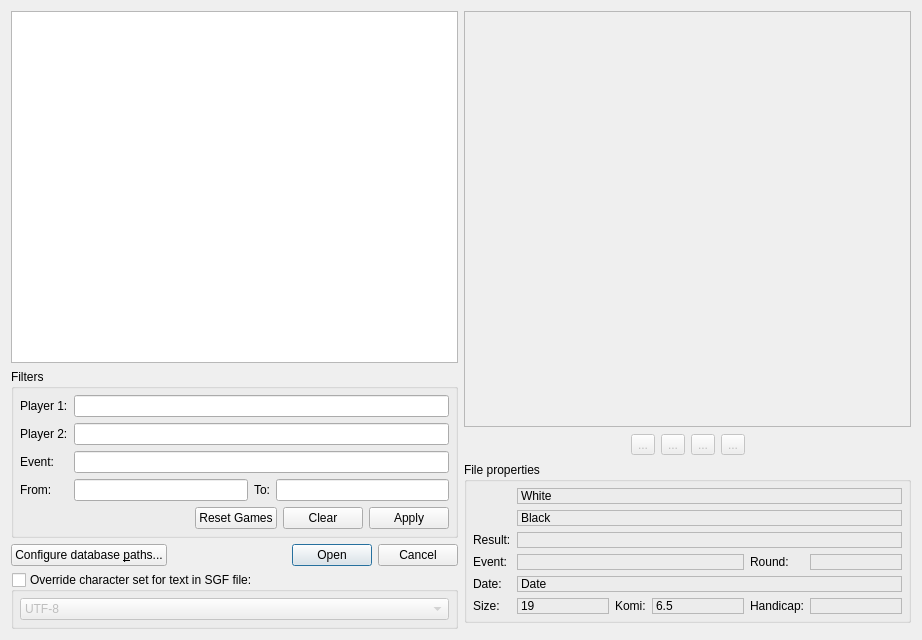
<?xml version="1.0" encoding="UTF-8"?>
<ui version="4.0">
 <class>DBDialog</class>
 <widget class="QWidget" name="DBDialog">
  <property name="geometry">
   <rect>
    <x>0</x>
    <y>0</y>
    <width>922</width>
    <height>640</height>
   </rect>
  </property>
  <property name="minimumSize">
   <size>
    <width>200</width>
    <height>0</height>
   </size>
  </property>
  <property name="windowTitle">
   <string>Open database file</string>
  </property>
  <layout class="QGridLayout" name="gridLayout">
   <item row="0" column="0" rowspan="4">
    <layout class="QVBoxLayout" name="verticalLayout" stretch="0,0,0,0">
     <item>
      <widget class="ClickableListView" name="dbListView">
       <property name="selectionBehavior">
        <enum>QAbstractItemView::SelectRows</enum>
       </property>
      </widget>
     </item>
     <item>
      <widget class="QGroupBox" name="groupBox_2">
       <property name="sizePolicy">
        <sizepolicy hsizetype="Preferred" vsizetype="Minimum">
         <horstretch>0</horstretch>
         <verstretch>0</verstretch>
        </sizepolicy>
       </property>
       <property name="title">
        <string>Filters</string>
       </property>
       <layout class="QGridLayout" name="gridLayout_2">
        <property name="leftMargin">
         <number>6</number>
        </property>
        <property name="topMargin">
         <number>6</number>
        </property>
        <property name="rightMargin">
         <number>6</number>
        </property>
        <property name="bottomMargin">
         <number>6</number>
        </property>
        <item row="1" column="0">
         <widget class="QLabel" name="label_6">
          <property name="text">
           <string>Player 2:</string>
          </property>
          <property name="buddy">
           <cstring>p2Edit</cstring>
          </property>
         </widget>
        </item>
        <item row="2" column="0">
         <widget class="QLabel" name="eventEdit_2">
          <property name="text">
           <string>Event:</string>
          </property>
         </widget>
        </item>
        <item row="3" column="0">
         <widget class="QLabel" name="label_7">
          <property name="text">
           <string>From:</string>
          </property>
         </widget>
        </item>
        <item row="3" column="1">
         <widget class="QLineEdit" name="fromEdit"/>
        </item>
        <item row="0" column="0">
         <widget class="QLabel" name="label_5">
          <property name="text">
           <string>Player 1:</string>
          </property>
          <property name="buddy">
           <cstring>p1Edit</cstring>
          </property>
         </widget>
        </item>
        <item row="3" column="2">
         <widget class="QLabel" name="label_8">
          <property name="text">
           <string>To:</string>
          </property>
         </widget>
        </item>
        <item row="3" column="3">
         <widget class="QLineEdit" name="toEdit"/>
        </item>
        <item row="2" column="1" colspan="3">
         <widget class="QLineEdit" name="eventEdit"/>
        </item>
        <item row="1" column="1" colspan="3">
         <widget class="QLineEdit" name="p2Edit"/>
        </item>
        <item row="0" column="1" colspan="3">
         <widget class="QLineEdit" name="p1Edit"/>
        </item>
        <item row="6" column="0" colspan="4">
         <layout class="QHBoxLayout" name="horizontalLayout_2">
          <item>
           <widget class="QLabel" name="gameNumLabel">
            <property name="text">
             <string/>
            </property>
           </widget>
          </item>
          <item>
           <spacer name="horizontalSpacer_2">
            <property name="orientation">
             <enum>Qt::Horizontal</enum>
            </property>
            <property name="sizeHint" stdset="0">
             <size>
              <width>1</width>
              <height>20</height>
             </size>
            </property>
           </spacer>
          </item>
          <item>
           <widget class="QPushButton" name="resetButton">
            <property name="text">
             <string>Reset Games</string>
            </property>
           </widget>
          </item>
          <item>
           <widget class="QPushButton" name="clearButton">
            <property name="text">
             <string>Clear</string>
            </property>
           </widget>
          </item>
          <item>
           <widget class="QPushButton" name="applyButton">
            <property name="text">
             <string>Apply</string>
            </property>
           </widget>
          </item>
         </layout>
        </item>
       </layout>
      </widget>
     </item>
     <item>
      <layout class="QHBoxLayout" name="horizontalLayout">
       <item>
        <widget class="QPushButton" name="dbConfButton">
         <property name="text">
          <string>Configure database &amp;paths...</string>
         </property>
        </widget>
       </item>
       <item>
        <spacer name="horizontalSpacer">
         <property name="orientation">
          <enum>Qt::Horizontal</enum>
         </property>
         <property name="sizeHint" stdset="0">
          <size>
           <width>1</width>
           <height>20</height>
          </size>
         </property>
        </spacer>
       </item>
       <item>
        <widget class="QDialogButtonBox" name="buttonBox">
         <property name="standardButtons">
          <set>QDialogButtonBox::Cancel|QDialogButtonBox::Open</set>
         </property>
        </widget>
       </item>
      </layout>
     </item>
     <item>
      <widget class="QGroupBox" name="overwriteSGFEncoding">
       <property name="title">
        <string>Override character set for text in SGF file:</string>
       </property>
       <property name="checkable">
        <bool>true</bool>
       </property>
       <property name="checked">
        <bool>false</bool>
       </property>
       <layout class="QVBoxLayout" name="verticalLayout_2">
        <property name="leftMargin">
         <number>6</number>
        </property>
        <property name="topMargin">
         <number>6</number>
        </property>
        <property name="rightMargin">
         <number>6</number>
        </property>
        <property name="bottomMargin">
         <number>6</number>
        </property>
        <item>
         <widget class="QComboBox" name="encodingList">
          <item>
           <property name="text">
            <string>UTF-8</string>
           </property>
          </item>
          <item>
           <property name="text">
            <string>GB18030</string>
           </property>
          </item>
          <item>
           <property name="text">
            <string>EUC-KR</string>
           </property>
          </item>
          <item>
           <property name="text">
            <string>EUC-JP</string>
           </property>
          </item>
          <item>
           <property name="text">
            <string>ISO-2022-JP</string>
           </property>
          </item>
          <item>
           <property name="text">
            <string>Shift-JIS</string>
           </property>
          </item>
          <item>
           <property name="text">
            <string>Big5</string>
           </property>
          </item>
         </widget>
        </item>
       </layout>
      </widget>
     </item>
    </layout>
   </item>
   <item row="0" column="1">
    <widget class="FigureView" name="boardView">
     <property name="enabled">
      <bool>false</bool>
     </property>
     <property name="minimumSize">
      <size>
       <width>250</width>
       <height>250</height>
      </size>
     </property>
    </widget>
   </item>
   <item row="2" column="1">
    <widget class="QGroupBox" name="groupBox">
     <property name="title">
      <string>File properties</string>
     </property>
     <layout class="QGridLayout" name="gridLayout_3">
      <property name="leftMargin">
       <number>6</number>
      </property>
      <property name="topMargin">
       <number>6</number>
      </property>
      <property name="rightMargin">
       <number>6</number>
      </property>
      <property name="bottomMargin">
       <number>6</number>
      </property>
      <item row="5" column="1">
       <widget class="QLabel" name="File_Size">
        <property name="sizePolicy">
         <sizepolicy hsizetype="Expanding" vsizetype="Preferred">
          <horstretch>0</horstretch>
          <verstretch>0</verstretch>
         </sizepolicy>
        </property>
        <property name="frameShape">
         <enum>QFrame::StyledPanel</enum>
        </property>
        <property name="text">
         <string>19</string>
        </property>
       </widget>
      </item>
      <item row="5" column="2">
       <widget class="QLabel" name="label_19">
        <property name="text">
         <string>Komi:</string>
        </property>
       </widget>
      </item>
      <item row="4" column="1" colspan="5">
       <widget class="QLabel" name="File_Date">
        <property name="sizePolicy">
         <sizepolicy hsizetype="Expanding" vsizetype="Preferred">
          <horstretch>0</horstretch>
          <verstretch>0</verstretch>
         </sizepolicy>
        </property>
        <property name="frameShape">
         <enum>QFrame::StyledPanel</enum>
        </property>
        <property name="text">
         <string>Date</string>
        </property>
       </widget>
      </item>
      <item row="5" column="5">
       <widget class="QLabel" name="File_Handicap">
        <property name="sizePolicy">
         <sizepolicy hsizetype="Expanding" vsizetype="Preferred">
          <horstretch>0</horstretch>
          <verstretch>0</verstretch>
         </sizepolicy>
        </property>
        <property name="frameShape">
         <enum>QFrame::StyledPanel</enum>
        </property>
        <property name="text">
         <string/>
        </property>
       </widget>
      </item>
      <item row="5" column="0">
       <widget class="QLabel" name="label_2">
        <property name="text">
         <string>Size:</string>
        </property>
       </widget>
      </item>
      <item row="5" column="4">
       <widget class="QLabel" name="label_20">
        <property name="text">
         <string>Handicap:</string>
        </property>
       </widget>
      </item>
      <item row="4" column="0">
       <widget class="QLabel" name="label_14">
        <property name="text">
         <string>Date:</string>
        </property>
       </widget>
      </item>
      <item row="5" column="3">
       <widget class="QLabel" name="File_Komi">
        <property name="sizePolicy">
         <sizepolicy hsizetype="Expanding" vsizetype="Preferred">
          <horstretch>0</horstretch>
          <verstretch>0</verstretch>
         </sizepolicy>
        </property>
        <property name="frameShape">
         <enum>QFrame::StyledPanel</enum>
        </property>
        <property name="text">
         <string>6.5</string>
        </property>
       </widget>
      </item>
      <item row="2" column="1" colspan="5">
       <widget class="QLabel" name="File_Result">
        <property name="sizePolicy">
         <sizepolicy hsizetype="Expanding" vsizetype="Preferred">
          <horstretch>0</horstretch>
          <verstretch>0</verstretch>
         </sizepolicy>
        </property>
        <property name="frameShape">
         <enum>QFrame::StyledPanel</enum>
        </property>
        <property name="text">
         <string/>
        </property>
       </widget>
      </item>
      <item row="1" column="0">
       <widget class="QLabel" name="label_17">
        <property name="text">
         <string/>
        </property>
        <property name="pixmap">
         <pixmap resource="q4go.qrc">:/images/stone_b16.png</pixmap>
        </property>
       </widget>
      </item>
      <item row="2" column="0">
       <widget class="QLabel" name="label">
        <property name="text">
         <string>Result:</string>
        </property>
       </widget>
      </item>
      <item row="1" column="1" colspan="5">
       <widget class="QLabel" name="File_BlackPlayer">
        <property name="frameShape">
         <enum>QFrame::StyledPanel</enum>
        </property>
        <property name="text">
         <string>Black</string>
        </property>
       </widget>
      </item>
      <item row="0" column="1" colspan="5">
       <widget class="QLabel" name="File_WhitePlayer">
        <property name="frameShape">
         <enum>QFrame::StyledPanel</enum>
        </property>
        <property name="text">
         <string>White</string>
        </property>
       </widget>
      </item>
      <item row="0" column="0">
       <widget class="QLabel" name="label_16">
        <property name="text">
         <string/>
        </property>
        <property name="pixmap">
         <pixmap resource="q4go.qrc">:/images/stone_w16.png</pixmap>
        </property>
       </widget>
      </item>
      <item row="3" column="0">
       <widget class="QLabel" name="label_3">
        <property name="text">
         <string>Event:</string>
        </property>
       </widget>
      </item>
      <item row="3" column="1" colspan="3">
       <widget class="QLabel" name="File_Event">
        <property name="frameShape">
         <enum>QFrame::StyledPanel</enum>
        </property>
        <property name="text">
         <string/>
        </property>
       </widget>
      </item>
      <item row="3" column="4">
       <widget class="QLabel" name="label_4">
        <property name="text">
         <string>Round:</string>
        </property>
       </widget>
      </item>
      <item row="3" column="5">
       <widget class="QLabel" name="File_Round">
        <property name="frameShape">
         <enum>QFrame::StyledPanel</enum>
        </property>
        <property name="text">
         <string/>
        </property>
       </widget>
      </item>
     </layout>
    </widget>
   </item>
   <item row="1" column="1">
    <widget class="QWidget" name="widget" native="true">
     <layout class="QHBoxLayout" name="horizontalLayout_3">
      <property name="leftMargin">
       <number>0</number>
      </property>
      <property name="topMargin">
       <number>0</number>
      </property>
      <property name="rightMargin">
       <number>0</number>
      </property>
      <property name="bottomMargin">
       <number>0</number>
      </property>
      <item>
       <layout class="QHBoxLayout" name="_7">
        <property name="spacing">
         <number>6</number>
        </property>
        <property name="leftMargin">
         <number>1</number>
        </property>
        <property name="topMargin">
         <number>1</number>
        </property>
        <property name="rightMargin">
         <number>1</number>
        </property>
        <property name="bottomMargin">
         <number>1</number>
        </property>
        <item>
         <spacer name="horizontalSpacer_3">
          <property name="orientation">
           <enum>Qt::Horizontal</enum>
          </property>
          <property name="sizeHint" stdset="0">
           <size>
            <width>1</width>
            <height>20</height>
           </size>
          </property>
         </spacer>
        </item>
        <item>
         <widget class="QToolButton" name="goFirstButton">
          <property name="enabled">
           <bool>false</bool>
          </property>
          <property name="toolTip">
           <string>Go to first move.</string>
          </property>
          <property name="text">
           <string>...</string>
          </property>
          <property name="icon">
           <iconset resource="q4go.qrc">
            <normaloff>:/BoardWindow/images/boardwindow/2leftarrow.png</normaloff>:/BoardWindow/images/boardwindow/2leftarrow.png</iconset>
          </property>
         </widget>
        </item>
        <item>
         <widget class="QToolButton" name="goPrevButton">
          <property name="enabled">
           <bool>false</bool>
          </property>
          <property name="toolTip">
           <string>Go to previous move.</string>
          </property>
          <property name="text">
           <string>...</string>
          </property>
          <property name="icon">
           <iconset resource="q4go.qrc">
            <normaloff>:/BoardWindow/images/boardwindow/1leftarrow.png</normaloff>:/BoardWindow/images/boardwindow/1leftarrow.png</iconset>
          </property>
         </widget>
        </item>
        <item>
         <widget class="QToolButton" name="goNextButton">
          <property name="enabled">
           <bool>false</bool>
          </property>
          <property name="toolTip">
           <string>Go to next move.</string>
          </property>
          <property name="text">
           <string>...</string>
          </property>
          <property name="icon">
           <iconset resource="q4go.qrc">
            <normaloff>:/BoardWindow/images/boardwindow/1rightarrow.png</normaloff>:/BoardWindow/images/boardwindow/1rightarrow.png</iconset>
          </property>
         </widget>
        </item>
        <item>
         <widget class="QToolButton" name="goLastButton">
          <property name="enabled">
           <bool>false</bool>
          </property>
          <property name="toolTip">
           <string>Go to last move.</string>
          </property>
          <property name="text">
           <string>...</string>
          </property>
          <property name="icon">
           <iconset resource="q4go.qrc">
            <normaloff>:/BoardWindow/images/boardwindow/2rightarrow.png</normaloff>:/BoardWindow/images/boardwindow/2rightarrow.png</iconset>
          </property>
         </widget>
        </item>
        <item>
         <spacer name="horizontalSpacer_4">
          <property name="orientation">
           <enum>Qt::Horizontal</enum>
          </property>
          <property name="sizeHint" stdset="0">
           <size>
            <width>1</width>
            <height>20</height>
           </size>
          </property>
         </spacer>
        </item>
       </layout>
      </item>
     </layout>
    </widget>
   </item>
  </layout>
 </widget>
 <customwidgets>
  <customwidget>
   <class>FigureView</class>
   <extends>QGraphicsView</extends>
   <header>board.h</header>
  </customwidget>
  <customwidget>
   <class>ClickableListView</class>
   <extends>QListView</extends>
   <header>clickableviews.h</header>
  </customwidget>
 </customwidgets>
 <tabstops>
  <tabstop>dbListView</tabstop>
  <tabstop>p1Edit</tabstop>
  <tabstop>p2Edit</tabstop>
  <tabstop>eventEdit</tabstop>
  <tabstop>fromEdit</tabstop>
  <tabstop>toEdit</tabstop>
  <tabstop>resetButton</tabstop>
  <tabstop>clearButton</tabstop>
  <tabstop>applyButton</tabstop>
  <tabstop>dbConfButton</tabstop>
  <tabstop>overwriteSGFEncoding</tabstop>
  <tabstop>encodingList</tabstop>
  <tabstop>boardView</tabstop>
 </tabstops>
 <resources>
  <include location="q4go.qrc"/>
 </resources>
 <connections/>
</ui>
